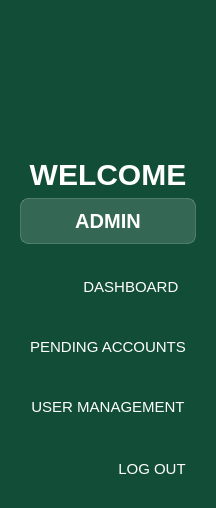
     <widget class="QFrame" name="frame">
      <property name="styleSheet">
       <string notr="true">QFrame {
    background-color: #114D37; /* Medium green */
    border-radius: 10px; /* Smooth corners */
}
</string>
      </property>
      <property name="frameShape">
       <enum>QFrame::StyledPanel</enum>
      </property>
      <property name="frameShadow">
       <enum>QFrame::Raised</enum>
      </property>
      <layout class="QGridLayout" name="gridLayout">
       <item row="3" column="0" alignment="Qt::AlignRight|Qt::AlignBottom">
        <widget class="QFrame" name="frame_5">
         <property name="styleSheet">
          <string notr="true">background: none;
border: none;</string>
         </property>
         <property name="frameShape">
          <enum>QFrame::StyledPanel</enum>
         </property>
         <property name="frameShadow">
          <enum>QFrame::Raised</enum>
         </property>
         <layout class="QVBoxLayout" name="verticalLayout">
          <item>
           <widget class="QPushButton" name="logout_btn">
            <property name="styleSheet">
             <string notr="true">QPushButton {
    color: white;  /* Text color */
    padding: 10px;
	font-size: 15px;
}

QPushButton:hover {
	border-radius: 10px;
    background: rgba(55, 163, 166, 0.5);  /* Slightly more visible on hover */
}

QPushButton:pressed {
    background: rgba(87, 204, 153, 0.7);  /* More intense when clicked */
}
</string>
            </property>
            <property name="text">
             <string>LOG OUT</string>
            </property>
            <property name="icon">
             <iconset>
              <normaloff>Resources/logout.png</normaloff>Resources/logout.png</iconset>
            </property>
            <property name="flat">
             <bool>true</bool>
            </property>
           </widget>
          </item>
         </layout>
        </widget>
       </item>
       <item row="1" column="0">
        <widget class="QFrame" name="frame_4">
         <property name="sizePolicy">
          <sizepolicy hsizetype="Preferred" vsizetype="Fixed">
           <horstretch>0</horstretch>
           <verstretch>0</verstretch>
          </sizepolicy>
         </property>
         <property name="styleSheet">
          <string notr="true">background: none;
border: none;</string>
         </property>
         <property name="frameShape">
          <enum>QFrame::StyledPanel</enum>
         </property>
         <property name="frameShadow">
          <enum>QFrame::Raised</enum>
         </property>
         <layout class="QVBoxLayout" name="verticalLayout_3">
          <property name="spacing">
           <number>22</number>
          </property>
          <item>
           <widget class="QPushButton" name="dashboard_btn">
            <property name="layoutDirection">
             <enum>Qt::LeftToRight</enum>
            </property>
            <property name="styleSheet">
             <string notr="true">QPushButton {
    color: white;
    padding: 10px;
    font-size: 15px;
    border-radius: 10px;
    background: transparent;
}

QPushButton:hover {
    background: rgba(55, 163, 166, 0.5);  /* Hover color */
}

QPushButton:pressed,
QPushButton:checked {
    background: rgba(87, 204, 153, 0.7);  /* Persistent clicked color */
}
</string>
            </property>
            <property name="inputMethodHints">
             <set>Qt::ImhNoTextHandles</set>
            </property>
            <property name="text">
             <string>           DASHBOARD</string>
            </property>
            <property name="icon">
             <iconset>
              <normaloff>Resources/dashboard.png</normaloff>Resources/dashboard.png</iconset>
            </property>
            <property name="iconSize">
             <size>
              <width>30</width>
              <height>30</height>
             </size>
            </property>
            <property name="checkable">
             <bool>true</bool>
            </property>
            <property name="flat">
             <bool>true</bool>
            </property>
           </widget>
          </item>
          <item>
           <widget class="QPushButton" name="pendingaccs_btn">
            <property name="styleSheet">
             <string notr="true">QPushButton {
    color: white;
    padding: 10px;
    font-size: 15px;
    border-radius: 10px;
    background: transparent;
}

QPushButton:hover {
    background: rgba(55, 163, 166, 0.5);  /* Hover color */
}

QPushButton:pressed,
QPushButton:checked {
    background: rgba(87, 204, 153, 0.7);  /* Persistent clicked color */
}
</string>
            </property>
            <property name="text">
             <string>PENDING ACCOUNTS</string>
            </property>
            <property name="icon">
             <iconset>
              <normaloff>Resources/pending.png</normaloff>Resources/pending.png</iconset>
            </property>
            <property name="iconSize">
             <size>
              <width>30</width>
              <height>30</height>
             </size>
            </property>
            <property name="checkable">
             <bool>true</bool>
            </property>
            <property name="flat">
             <bool>true</bool>
            </property>
           </widget>
          </item>
          <item>
           <widget class="QPushButton" name="usermanagement_btn">
            <property name="styleSheet">
             <string notr="true">QPushButton {
    color: white;
    padding: 10px;
    font-size: 15px;
    border-radius: 10px;
    background: transparent;
}

QPushButton:hover {
    background: rgba(55, 163, 166, 0.5);  /* Hover color */
}

QPushButton:pressed,
QPushButton:checked {
    background: rgba(87, 204, 153, 0.7);  /* Persistent clicked color */
}
</string>
            </property>
            <property name="text">
             <string>USER MANAGEMENT</string>
            </property>
            <property name="icon">
             <iconset>
              <normaloff>Resources/pending (2).png</normaloff>Resources/pending (2).png</iconset>
            </property>
            <property name="iconSize">
             <size>
              <width>30</width>
              <height>30</height>
             </size>
            </property>
            <property name="checkable">
             <bool>true</bool>
            </property>
            <property name="flat">
             <bool>true</bool>
            </property>
           </widget>
          </item>
         </layout>
        </widget>
       </item>
       <item row="0" column="0" alignment="Qt::AlignVCenter">
        <widget class="QFrame" name="frame_3">
         <property name="styleSheet">
          <string notr="true">background: none;
border: none;</string>
         </property>
         <property name="frameShape">
          <enum>QFrame::StyledPanel</enum>
         </property>
         <property name="frameShadow">
          <enum>QFrame::Raised</enum>
         </property>
         <layout class="QVBoxLayout" name="verticalLayout_2">
          <item alignment="Qt::AlignHCenter">
           <widget class="QLabel" name="logo">
            <property name="minimumSize">
             <size>
              <width>141</width>
              <height>131</height>
             </size>
            </property>
            <property name="maximumSize">
             <size>
              <width>191</width>
              <height>181</height>
             </size>
            </property>
            <property name="text">
             <string/>
            </property>
            <property name="pixmap">
             <pixmap>Resources/LOGO.png</pixmap>
            </property>
            <property name="scaledContents">
             <bool>true</bool>
            </property>
           </widget>
          </item>
          <item>
           <widget class="QLabel" name="label">
            <property name="styleSheet">
             <string notr="true">QLabel {
    background: none;
    color: white; /* Darker shade of blue */
    font-size: 30px;
    font-weight: 900; /* Extra Bold */
    font-family: &quot;Poppins&quot;, &quot;Arial&quot;, &quot;Helvetica&quot;, sans-serif;
    border: none;
    text-align: center;
}</string>
            </property>
            <property name="text">
             <string>WELCOME</string>
            </property>
            <property name="alignment">
             <set>Qt::AlignCenter</set>
            </property>
           </widget>
          </item>
          <item>
           <widget class="QLabel" name="label_2">
            <property name="styleSheet">
             <string notr="true">QLabel {
    font-size: 20px;
    font-weight: bold;
    color: white;
    padding: 10px;
    background: rgba(255, 255, 255, 0.15); /* Light frosted effect */
    border-radius: 8px;
    border: 1px solid rgba(255, 255, 255, 0.2); /* Subtle border */
}
</string>
            </property>
            <property name="text">
             <string>ADMIN</string>
            </property>
            <property name="alignment">
             <set>Qt::AlignCenter</set>
            </property>
           </widget>
          </item>
         </layout>
        </widget>
       </item>
      </layout>
     </widget>
